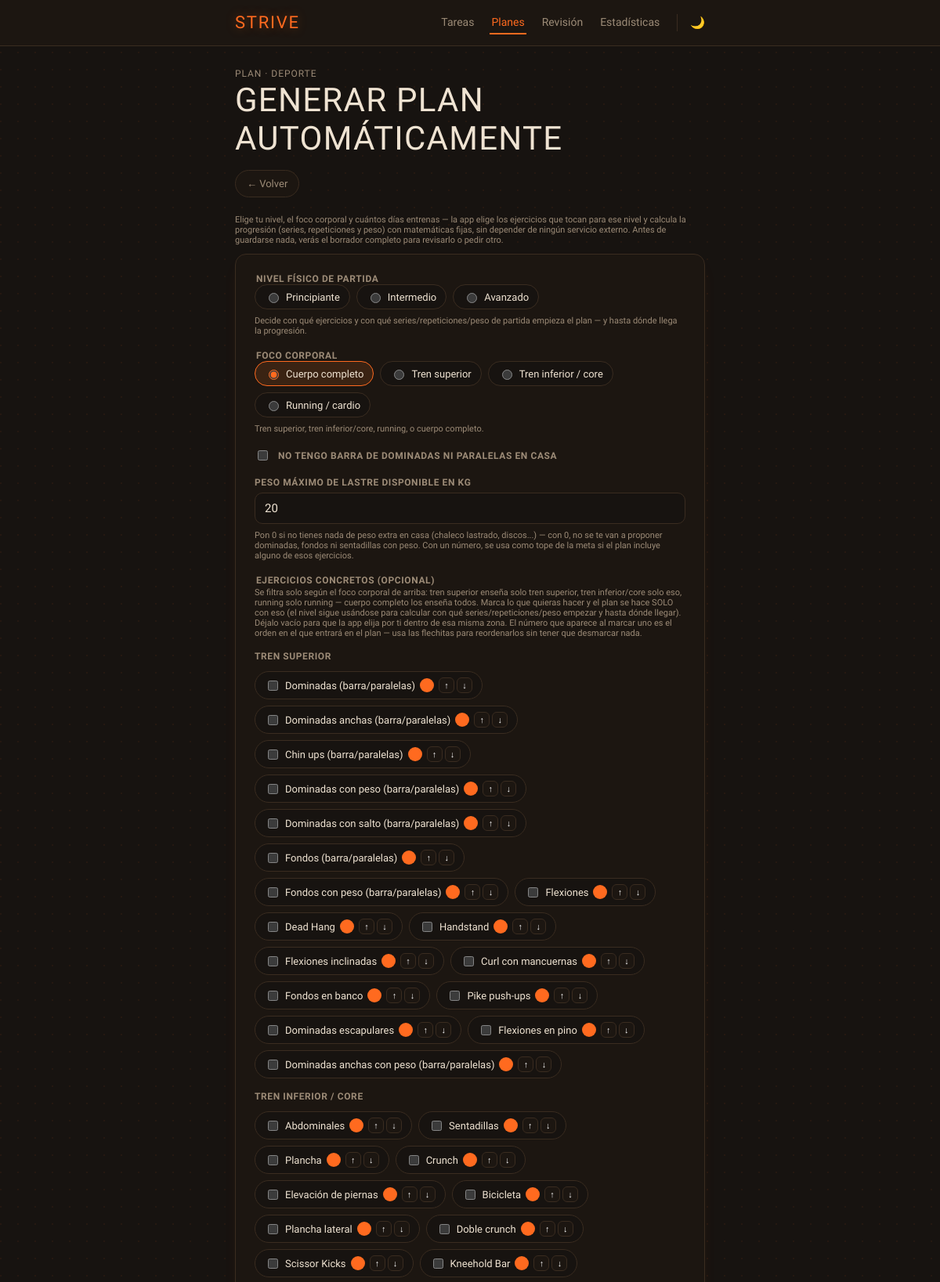
The app's page /tareas/planes/nuevo-ia/ (upper part) with its own data.
### tasks/models.py (models this page shows, shortened)
class Exercise(models.Model):
    MODE_POSE = "pose"
    MODE_MANUAL = "manual"
    MODE_TIMED = "timed"
    MODE_DISTANCE = "distance"
    MODE_CHOICES = [
        (MODE_POSE, "Cámara (pose tracking)"),
        (MODE_MANUAL, "Manual (reps a mano)"),
        (MODE_TIMED, "Cronometrado"),
        (MODE_DISTANCE, "Distancia (cardio)"),
    ]
    LEVEL_BEGINNER = "beginner"
    LEVEL_INTERMEDIATE = "intermediate"
    LEVEL_ADVANCED = "advanced"
    LEVEL_CHOICES = [
        (LEVEL_BEGINNER, "Principiante"),
        (LEVEL_INTERMEDIATE, "Intermedio"),
        (LEVEL_ADVANCED, "Avanzado"),
    ]
    WEIGHTED_SLUGS = {"weighted-pullup", "wide-weighted-pullup", "weighted-dips", "weighted-squat"}
    name = models.CharField(max_length=64)
    slug = models.SlugField(max_length=64, unique=True)
    mode = models.CharField(max_length=16, choices=MODE_CHOICES, default=MODE_MANUAL)
    body_area = models.CharField(
        max_length=16,
        choices=Task.SPORT_SUBCATEGORY_CHOICES,
        blank=True,
        db_index=True,
        help_text="A qué subcategoría de Deporte pertenece (tren superior/inferior/running). "
                   "Vacío = aparece en el selector pase lo que pase.",
    )
    counter_key = models.CharField(
        max_length=32, blank=True,
        help_text="Qué contador de workout.js usar (solo aplica si mode='pose'). Ej: 'pullup'.",
    )
    level = models.CharField(
        max_length=12, choices=LEVEL_CHOICES, blank=True, db_index=True,
        help_text="Para generar planes de deporte automáticamente por nivel. Vacío = calentamiento/"
                   "estiramientos (no entran en la selección por nivel) o running (nivel propio, no aplica).",
    )
    config = models.JSONField(
        default=dict, blank=True,
        help_text="Umbrales/ajustes propios de este ejercicio para el contador (opcional).",
    )
    is_active = models.BooleanField(default=True)
    order = models.PositiveIntegerField(default=0)
    created_at = models.DateTimeField(auto_now_add=True)
    class Meta:
        ordering = ["order", "name"]

### tasks/views.py (the view, shortened to what this page needs)
# urls.py: path("planes/nuevo-ia/", views.plan_ai_form, name="plan_ai_create"),
def plan_ai_form(request):
    step = request.POST.get("step")
    return render(request, "tasks/plan_ai_form.html", {
        "fitness_level_choices": ai.FITNESS_LEVEL_CHOICES,
        "focus_area_choices": ai.FOCUS_AREA_CHOICES,
        "exercise_choices": ai.all_exercise_choices(),
        "weekdays": Task.WEEKDAYS,
        "selected_days": ["0", "2", "4"],
        "weeks": 12,
        "fitness_level": "",
        "focus_area": "",
        "no_bar_equipment": False,
        "max_load_kg": 20,
        "selected_exercises": [],
    })

### tasks/ai.py (called while the page is built)
def _catalog_exercises(exclude_slugs=None):
    exclude_slugs = exclude_slugs or set()
    qs = Exercise.objects.filter(is_active=True).order_by("order", "name")
    return [e for e in qs if e.slug not in exclude_slugs]

def all_exercise_choices():
    body_area_labels = dict(FOCUS_AREA_CHOICES)
    zone_priority = {value: i for i, (value, _) in enumerate(FOCUS_AREA_CHOICES) if value}
    catalog = sorted(
        _catalog_exercises(exclude_slugs=_PENDING_MOBILE_PORT),
        key=lambda e: zone_priority.get(e.body_area, 99),
    )
    return [
        {
            "slug": e.slug,
            "name": e.name,
            "body_area": e.body_area,
            "body_area_label": body_area_labels.get(e.body_area, e.body_area),
            "needs_bar": e.slug in _NEEDS_BAR_EQUIPMENT,
        }
        for e in catalog
    ]

### todoapp/basic_auth.py (called while the page is built, shortened)
    def __call__(self, request):
        if not settings.BASIC_AUTH_USER or not settings.BASIC_AUTH_PASSWORD:
            return self.get_response(request)

### tasks/templates/tasks/plan_ai_form.html (shortened to what this page needs)
{% extends "tasks/base.html" %}
{% block content %}
<header class="topbar">
    <div class="topbar__title">
        <span class="topbar__eyebrow">plan · Deporte</span>
        <h1>Generar plan automáticamente</h1>
    </div>
    <a href="{% url 'tasks:plan_list' %}" class="stats-link">← Volver</a>
</header>
<p class="field__hint">
    Elige tu nivel, el foco corporal y cuántos días entrenas — la app elige los
    ejercicios que tocan para ese nivel y calcula la progresión (series, repeticiones
    y peso) con matemáticas fijas, sin depender de ningún servicio externo. Antes de
    guardarse nada, verás el borrador completo para revisarlo o pedir otro.
</p>
<form class="task-form" method="post" id="ai-form">
    <fieldset class="field" id="fitness-level-field">
        <legend class="field__label">Nivel físico de partida</legend>
        <div class="repeat-options">
            {% for value, label in fitness_level_choices %}
            <label class="repeat-option">
                <input type="radio" name="fitness_level" value="{{ value }}" required
                    {% if fitness_level == value %}checked{% endif %}>
                <span>{{ label }}</span>
            </label>
            {% endfor %}
        </div>
        <span class="field__hint">
            Decide con qué ejercicios y con qué series/repeticiones/peso de partida
            empieza el plan — y hasta dónde llega la progresión.
        </span>
    </fieldset>
    <fieldset class="field" id="focus-area-field">
        <legend class="field__label">Foco corporal</legend>
        <div class="repeat-options">
            {% for value, label in focus_area_choices %}
            <label class="repeat-option">
                <input type="radio" name="focus_area" value="{{ value }}"
                    {% if focus_area == value %}checked{% endif %}>
                <span>{{ label }}</span>
            </label>
            {% endfor %}
        </div>
        <span class="field__hint">Tren superior, tren inferior/core, running, o cuerpo completo.</span>
    </fieldset>
    <label class="field field--inline">
        <input type="checkbox" name="no_bar_equipment" {% if no_bar_equipment %}checked{% endif %}>
        <span class="field__label">No tengo barra de dominadas ni paralelas en casa</span>
    </label>
    <label class="field">
        <span class="field__label">Peso máximo de lastre disponible en kg</span>
        <input type="number" name="max_load_kg" min="0" max="100" step="0.5" required
            value="{{ max_load_kg }}">
        <span class="field__hint">
            Pon 0 si no tienes nada de peso extra en casa (chaleco lastrado, discos...) — con 0,
            no se te van a proponer dominadas, fondos ni sentadillas con peso. Con un número, se
            usa como tope de la meta si el plan incluye alguno de esos ejercicios.
        </span>
    </label>
    <fieldset class="field" id="exercises-field">
        <legend class="field__label">Ejercicios concretos (opcional)</legend>
        <span class="field__hint">
            Se filtra solo según el foco corporal de arriba: tren superior enseña
            solo tren superior, tren inferior/core solo eso, running solo running —
            cuerpo completo los enseña todos. Marca lo que quieras hacer y el plan
            se hace SOLO con eso (el nivel sigue usándose para calcular con qué
            series/repeticiones/peso empezar y hasta dónde llegar). Déjalo vacío
            para que la app elija por ti dentro de esa misma zona. El número que
            aparece al marcar uno es el orden en el que entrará en el plan —
            usa las flechitas para reordenarlos sin tener que desmarcar nada.
        </span>
        {% regroup exercise_choices by body_area as exercise_groups %}
        {% for group in exercise_groups %}
        <div class="exercise-group" data-body-area="{{ group.grouper }}">
            <p class="field__label" style="margin-top:10px;">{{ group.list.0.body_area_label }}</p>
            <div class="repeat-options">
                {% for ex in group.list %}
                <label class="repeat-option exercise-toggle">
                    <input type="checkbox" name="exercises" value="{{ ex.slug }}"
                        {% if ex.slug in selected_exercises %}checked{% endif %}>
                    <span>{{ ex.name }}{% if ex.needs_bar %} (barra/paralelas){% endif %}</span>
                    <span class="exercise-toggle__order" hidden></span>
                    <span class="exercise-toggle__move" hidden>
                        <button type="button" class="exercise-toggle__move-btn" data-move="-1" aria-label="Subir en el orden">↑</button>
                        <button type="button" class="exercise-toggle__move-btn" data-move="1" aria-label="Bajar en el orden">↓</button>
                    </span>
                </label>
                {% endfor %}
            </div>
        </div>
        {% endfor %}
    </fieldset>
</form>
{% endblock %}

### staticfiles/css/styles.css (style rules this page uses)
:root { color-scheme: dark; --ash: #171310; --ash-soft: #221B15; --bone: #EFE3D2; --bone-faded: #9C8B77; --ember: #FF6A1F; --ember-deep: #B8420F; --ember-soft: #3A2313; --gold: #D8A63D; --gold-soft: #3A2E14; --amber: #E0883A; --amber-soft: #3A2A16; --danger: #E5493A; --danger-soft: #3A1B15; --line: #3A2C20; --paper: #1C1611; --font-d: "Staatliches", "sans-serif-condensed", "Arial Narrow", sans-serif; --font-b: "Work Sans", system-ui, sans-serif; --font-mono: "JetBrains Mono", "Roboto Mono", "Courier New", monospace; --radius: 14px; --shadow: 0 1px 0 rgba(0,0,0,.3), 0 10px 24px -12px rgba(255,106,31,.18); }
*, *::before, *::after { box-sizing: border-box; }
html, body { margin:0; padding:0; background:var(--ash); color:var(--bone); font-family:var(--font-b); -webkit-font-smoothing:antialiased; }
body { background-image: radial-gradient(circle at 1px 1px, rgba(255,106,31,.06) 1px, transparent 1.6px); background-size:22px 22px; }
a { color:inherit; text-decoration:none; }
button { font-family:var(--font-b); cursor:pointer; }
.topbar { display:flex; justify-content:space-between; align-items:flex-end; gap:16px; margin-bottom:22px; flex-wrap:wrap; }
.topbar__eyebrow { display:block; font-size:12px; letter-spacing:.08em; text-transform:uppercase; color:var(--bone-faded); margin-bottom:2px; }
.topbar__title h1 { font-family:var(--font-d); font-weight:400; font-size:42px; letter-spacing:.03em; text-transform:uppercase; margin:0; }
.stats-link { display:flex; align-items:center; gap:6px; color:var(--bone-faded); border:1px solid var(--line); background:var(--paper); padding:9px 14px; border-radius:999px; font-size:13px; font-weight:500; flex-shrink:0; }
.task-form { background:var(--paper); border:1px solid var(--line); border-radius:var(--radius); padding:24px; box-shadow:var(--shadow); display:flex; flex-direction:column; gap:18px; }
.field { display:flex; flex-direction:column; gap:6px; border:none; padding:0; margin:0; }
.field--inline { flex-direction:row; align-items:center; gap:10px; }
.field__label { font-size:12px; text-transform:uppercase; letter-spacing:.05em; color:var(--bone-faded); font-weight:600; }
.field__hint { font-size:11px; color:var(--bone-faded); margin-top:2px; }
.field input[type="text"], .field input[type="date"], .field input[type="time"], .field input[type="number"], .field input[type="password"], .field input[type="url"], .field input[type="email"], .field textarea { font-family:var(--font-b); font-size:15px; padding:10px 12px; border:1px solid var(--line); border-radius:10px; background:var(--ash); color:var(--bone); }
.repeat-options { display:flex; flex-wrap:wrap; gap:8px; }
.repeat-option { display:flex; align-items:center; gap:6px; font-size:13px; padding:7px 12px; border:1px solid var(--line); border-radius:999px; background:var(--ash); cursor:pointer; }
.repeat-option input { accent-color:var(--ember); }
.repeat-option:has(input:checked) { border-color:var(--ember); background:var(--ember-soft); }
.exercise-toggle__order { display:inline-flex; align-items:center; justify-content:center; min-width:18px; height:18px; padding:0 4px; border-radius:999px; background:var(--ember); color:var(--paper); font-size:11px; font-weight:700; }
.exercise-toggle__move { display:inline-flex; gap:3px; }
.exercise-toggle__move-btn { width:20px; height:20px; border-radius:6px; border:1px solid var(--line); background:var(--paper); font-size:11px; line-height:1; padding:0; cursor:pointer; }
:root { --study: #6FA3D6; --study-soft: #1A2733; --sport: #FF6A1F; --sport-soft: #3A2313; --work: #B49BC9; --work-soft: #2A2233; --personal: #D4B44A; --personal-soft: #332C14; --other: #8A7B68; --other-soft: #2A241C; }

### records on screen
Exercise: name "Dominadas"
Exercise: name "Dominadas anchas"
Exercise: name "Chin ups"
Exercise: name "Dominadas con peso"
Exercise: name "Dominadas con salto"
Exercise: name "Fondos"
Exercise: name "Fondos con peso"
Exercise: name "Flexiones"
Exercise: name "Dead Hang"
Exercise: name "Handstand"
Exercise: name "Flexiones inclinadas"
Exercise: name "Curl con mancuernas"
Exercise: name "Fondos en banco"
Exercise: name "Pike push-ups"
Exercise: name "Dominadas escapulares"
Exercise: name "Flexiones en pino"
Exercise: name "Dominadas anchas con peso"
Exercise: name "Abdominales"
Exercise: name "Sentadillas"
Exercise: name "Plancha"
Exercise: name "Crunch"
Exercise: name "Elevación de piernas"
Exercise: name "Bicicleta"
Exercise: name "Plancha lateral"
Exercise: name "Doble crunch"
Exercise: name "Scissor Kicks"
Exercise: name "Kneehold Bar"

### other values on screen
{{ label }} "Principiante" "Intermedio" "Avanzado"
{{ label }} "Cuerpo completo" "Tren superior" "Tren inferior / core" "Running / cardio"
{{ group.list.0.body_area_label }} "TREN SUPERIOR" "TREN INFERIOR / CORE"
